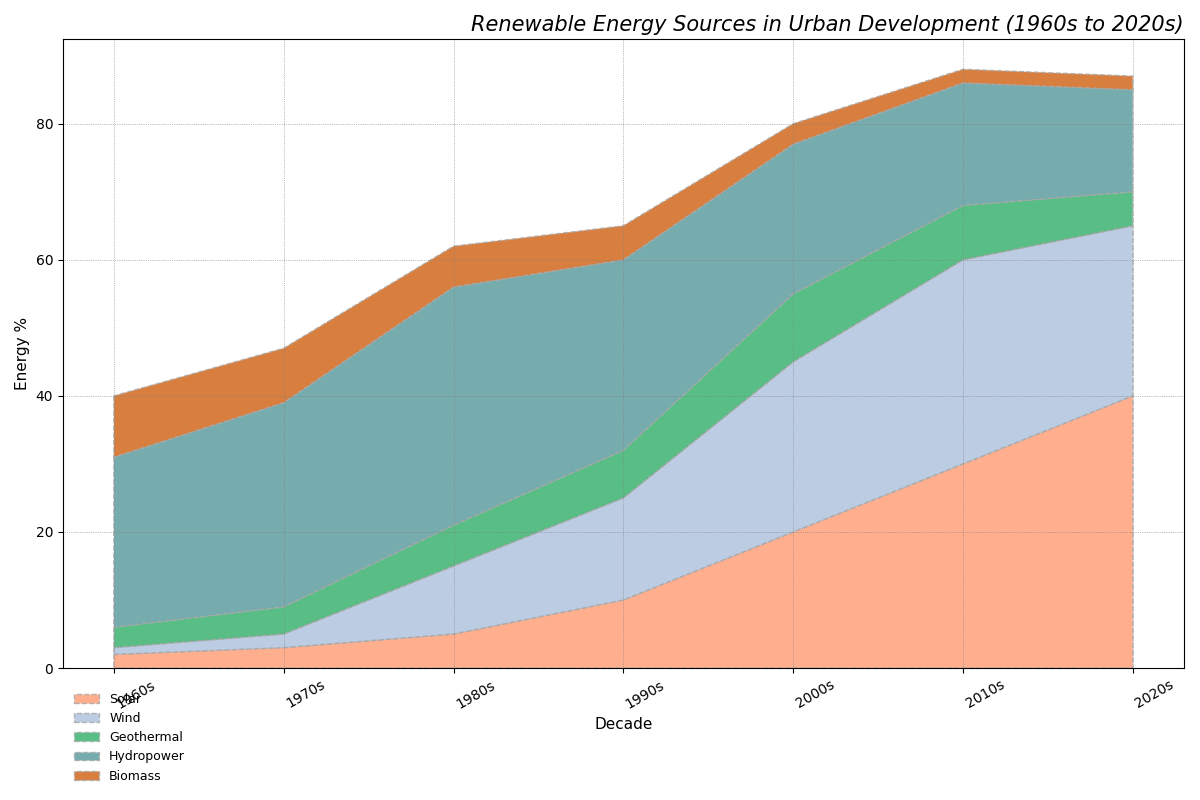

Source code (Python):
import matplotlib.pyplot as plt
import numpy as np

decades = ['1960s', '1970s', '1980s', '1990s', '2000s', '2010s', '2020s']
solar = [2, 3, 5, 10, 20, 30, 40]
wind = [1, 2, 10, 15, 25, 30, 25]
geothermal = [3, 4, 6, 7, 10, 8, 5]
hydropower = [25, 30, 35, 28, 22, 18, 15]
biomass = [9, 8, 6, 5, 3, 2, 2]

data = np.vstack([solar, wind, geothermal, hydropower, biomass])

fig, ax = plt.subplots(figsize=(12, 8))

ax.stackplot(decades, data, labels=['Solar', 'Wind', 'Geothermal', 'Hydropower', 'Biomass'],
             colors=['#FFA07A', '#B0C4DE', '#3CB371', '#5F9EA0', '#D2691E'], alpha=0.85, 
             edgecolor='darkgrey', linestyle='--')

ax.set_title('Renewable Energy Sources in Urban Development (1960s to 2020s)', fontsize=15, style='italic', loc='right')
ax.set_xlabel('Decade', fontsize=11)
ax.set_ylabel('Energy %', fontsize=11)

# Alter legend placement and style
ax.legend(loc='lower left', bbox_to_anchor=(0, -0.2), fontsize=9, frameon=False)

# Add gridlines
ax.grid(True, linestyle=':', linewidth=0.5, color='gray')

plt.xticks(rotation=30, ha='left')
plt.tight_layout()

plt.show()
